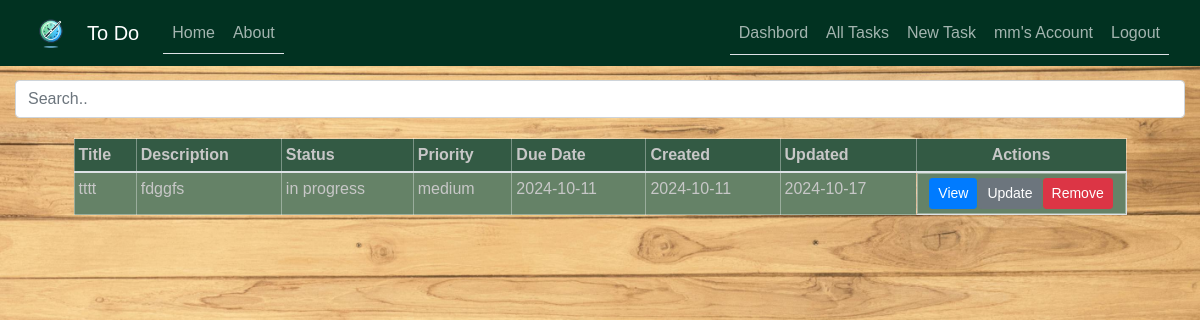
Screenshot of /tasks (signed in) with the database file from the repository.
### To_Do/models.py (models this page shows, shortened)
class User(db.Model, UserMixin):
    id = db.Column(db.Integer, primary_key=True)
    username = db.Column(db.String(50), unique=True, nullable=False)
    email = db.Column(db.String(100), unique=True, nullable=False)
    password = db.Column(db.String(255), nullable=False)
    date_joined = db.Column(db.DateTime, default=datetime.now)
    last_login = db.Column(db.DateTime, default=datetime.now)
    tasks = db.relationship("Task", backref="user", lazy=True)
    task_collaborators = db.relationship("TaskCollaborator", backref="user", lazy=True)

class Task(db.Model):
    id = db.Column(db.Integer, primary_key=True)
    user_id = db.Column(db.Integer, db.ForeignKey("user.id"), nullable=False)
    title = db.Column(db.String(255), nullable=False)
    description = db.Column(db.Text)
    status = db.Column(
        db.Enum("in progress", "completed", "pending"), default="in progress"
    )
    priority = db.Column(db.Enum("low", "medium", "high"), default="medium")
    due_date = db.Column(db.DateTime, default=datetime.utcnow)
    created_at = db.Column(db.DateTime, default=datetime.utcnow)
    updated_at = db.Column(
        db.DateTime, default=datetime.utcnow, onupdate=datetime.utcnow
    )
    notes = db.relationship(
        "Note", backref="task", lazy=True, cascade="all, delete-orphan"
    )
    task_collaborators = db.relationship(
        "TaskCollaborator", backref="task", lazy=True, cascade="all, delete-orphan"
    )

### To_Do/tasks/routes.py (the view)
@tasks.route("/tasks")
@login_required
def all_tasks():
    tasks = current_user.tasks
    return render_template("all_tasks.html", tasks=tasks)

### To_Do/models.py (called while the page is built)
@login_manager.user_loader
def load_user(user_id):
    return User.query.get(int(user_id))

### To_Do/templates/all_tasks.html (shortened to what this page needs)
{% extends "base.html" %}
{% import 'macros.html' as macros %}
{% block content %}
    <input class="form-control" id="myInput" type="text" placeholder="Search..">
    <table class="table table-bordered">
        <thead class="bg-steel">
            <tr>
                <th>Title</th>
                <th>Description</th>
                <th>Status</th>
                <th>Priority</th>
                <th>Due Date</th>
                <th>Created</th>
                <th>Updated</th>
                <th class="text-center actions-column">Actions</th>
            </tr>
        </thead>
        <tbody id="myTable">
            {% for task in tasks %}
                <tr>
                    <td class="article-title">{{ task.title }}</td>
                    <td class="article-content">{{ task.description }}</td>
                    <td>{{ task.status }}</td>
                    <td>{{ task.priority }}</td>
                    <td>{{ task.due_date.strftime('%Y-%m-%d') }}</td>
                    <td>{{ task.created_at.strftime('%Y-%m-%d') }}</td>
                    <td>{{ task.updated_at.strftime('%Y-%m-%d') }}</td>
                    <td class="table-actions d-flex justify-content-center">
                        <a href="{{ url_for('tasks.task', task_id=task.id) }}" class="btn btn-primary btn-sm">View</a>
                        <a href="{{ url_for('tasks.update_task', task_id=task.id) }}" class="btn btn-secondary btn-sm">Update</a>
                        <button type="button" class="btn btn-danger btn-sm" data-toggle="modal" data-target="#deleteModal{{ task.id }}">
                            Remove
                        </button>
                    </td>
                </tr>
            {% endfor %}
        </tbody>
    </table>
{% endblock %}

### To_Do/templates/base.html (shortened to what this page needs)
<!DOCTYPE html>
<html>
<head>
    <link rel="stylesheet" href="https://maxcdn.bootstrapcdn.com/bootstrap/4.0.0/css/bootstrap.min.css">
    <link rel="stylesheet" type="text/css" href="{{ url_for('static', filename='/css/main.css') }}">
</head>
<body>
    <header class="site-header">
      <nav class="navbar navbar-expand-md navbar-dark bg-steel fixed-top">
        <div class="container">
        <a class="navbar-brand" href="/">
          <img src="{{ url_for('static', filename='logo.png') }}" alt="Logo" style="width:40px;">
        </a>
          <a class="navbar-brand mr-4" href="/">To Do</a>
          <div class="collapse navbar-collapse" id="navbarToggle">
            <div class="nav nav-tabs mr-auto navbar-nav">
              <a class="nav-item nav-link" href="/">Home</a>
              <a class="nav-item nav-link" href="/about">About</a>
            </div>
            <div class="nav nav-tabs">
              <div class="navbar-nav">
                {% if current_user.is_authenticated %}
                <a class="nav-link" href="/dashbord">Dashbord</a>
                  <a class="nav-link" href="{{ url_for('tasks.all_tasks') }}"> All Tasks </a>
                  <a class="nav-link" href="{{ url_for('tasks.new_task') }}">New Task</a>
                  <a class="nav-link" href="/account">{{ current_user.username }}'s Account</a>
                  <a class="nav-link" href="logout">Logout</a>
                {% else %}
                  <a class="nav-item nav-link" href="{{ url_for('users.login') }}">Login</a>
                  <a class="nav-item nav-link" href="{{ url_for('users.sign_up') }}">Sign Up</a>
                {% endif %}
              </div>
            </div>
          </div>
        </div>
      </nav>
    </header>
    <main role="main" class="container">
      <div class="row">
        <div class="col-md-12">
          {% block content %}{% endblock %}
        </div>
      </div>
    </main>
  </body>
</html>

### To_Do/static/css/main.css (style rules this page uses)
* { box-sizing: border-box; }
body { width: 100%; height: 100vh; font-family: Arial, sans-serif; background-image: url('../background.jpg'); background-position: center; background-size:cover; background-attachment:scroll; position: relative; margin-top: 5rem; color: #000000; }
.bg-steel { background-color: #013221; color: #000000; }
.table { width: 90%; margin: 20px auto; }
.table th, .table td { border: 1px solid #ffffff59; padding: 4px; text-align: left; }
.table th { background-color: #335A44; color: #c7c7c7; }
.table td { background: #658267; color: #c7c7c7; }
.table-actions a { margin-right: 1px; }
.container { width: 100%; max-width: 1400px; text-align: center; margin: 0 auto; border-radius: 40%; }
.site-header .navbar-nav .nav-link { color: #fdfeffa4; }
.actions-column { width: 210px; }
a { color: #f3f3f3; text-decoration: none; }

### rows the page displays
User: username "mm"
Task: title "tttt", description "fdggfs", status "in progress", priority "medium", due_date "2024-10-11", created_at "2024-10-11", updated_at "2024-10-17"
